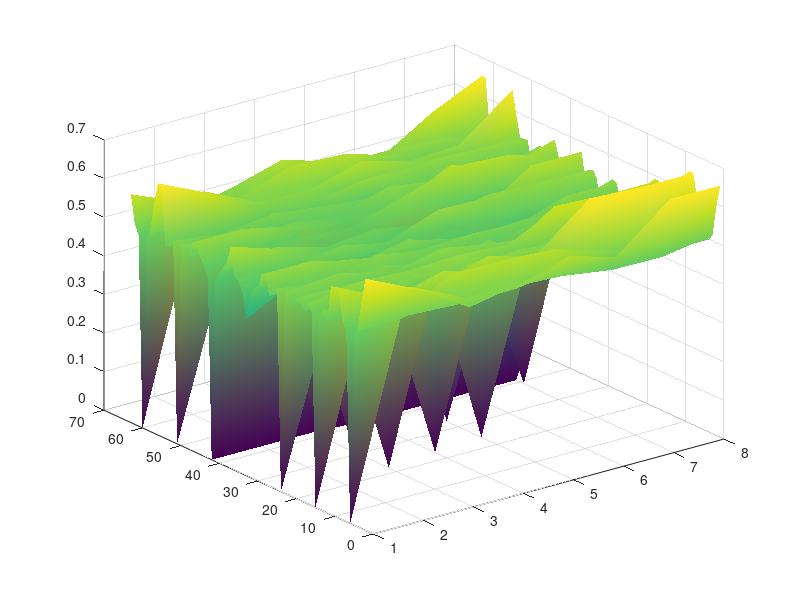

Here is the MATLAB script that generated this plot:
%%
clear all;
clear;
load('sree.mat');
A=transpose(Fr);
B=reshape(A,504,1);
C=zeros(63,8);
i=1;
for k=1:63
    for j=1:8
        C(k,j)=B(i);
        i=i+1;
    end
end
Kmax=0.11086700;nx=7;ny=8;nz=9;
hx=Kmax/nx;hy=Kmax/ny;hz=Kmax/nz;
Kx=transpose(0:hx:Kmax);
Ky=transpose(0:hy:Kmax);
Kz=transpose(0:hz:Kmax);
surf(C,'LineStyle', 'none', 'FaceColor', 'interp');
% colormap(parula)
% camlight right;
% set(gca, 'CameraPosition', [45 35 9.8]);

